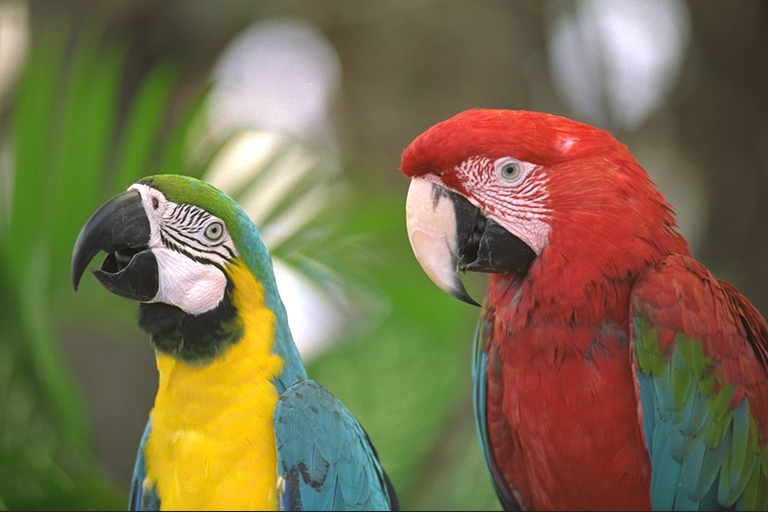
#> input picture L3/parrots_col.png, 768 x 512 px
$ python L3.py   (older library calls are emulated)
#> lines starting #> are read from the running program, lines starting #| are printed output that depends on the picture
# %% imports
import os

import numpy as np
import cv2
import matplotlib.pyplot as plt

IMAGE_COLOR_URL = "parrots_col.png"
IMAGE_MONO_URL = "parrots_mono.png"
IMAGE_COLOR = cv2.imread(IMAGE_COLOR_URL, cv2.IMREAD_UNCHANGED)
#> IMAGE_COLOR is the input picture: shape (512, 768, 3); mean B, G, R 76.4, 109.7, 121.7
IMAGE_MONO = cv2.imread(IMAGE_MONO_URL, cv2.IMREAD_UNCHANGED)
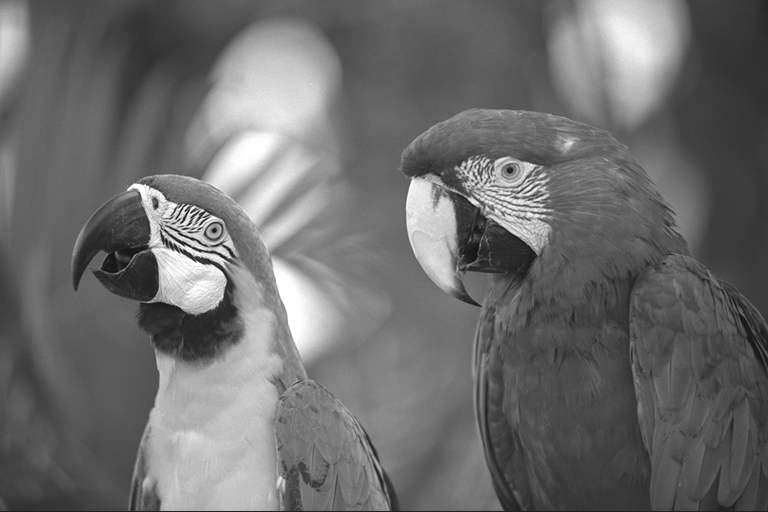
#> input picture L3/parrots_mono.png, 768 x 512 px
#> IMAGE_MONO is the input picture: shape (512, 768); min 14, max 255, mean 109


# %% Functions
def cv_imshow(img, img_title="image"):
    """
    Funkcja do wyświetlania obrazu w wykorzystaniem okna OpenCV.
    Wykonywane jest przeskalowanie obrazu z rzeczywistymi lub 16-bitowymi całkowitoliczbowymi wartościami pikseli,
    żeby jedną funkcją wywietlać obrazy różnych typów.
    """
    # cv2.namedWindow(img_title, cv2.WINDOW_AUTOSIZE) # cv2.WINDOW_NORMAL

    if (img.dtype == np.float32) or (img.dtype == np.float64):
        img_ = img / 255
    elif img.dtype == np.int16:
        img_ = img * 128
    else:
        img_ = img
    cv2.imshow(img_title, img_)
    cv2.waitKey(1)  ### oczekiwanie przez bardzo krótki czas - okno się wyświetli, ale program się nie zablokuje, tylko będzie kontynuowany


def cv_imwrite(path, name, image, params=None):
    if not os.path.isdir(path):
        os.makedirs(path)
    cv2.imwrite(path + "/" + name, image, params)


def calc_entropy(hist):
    pdf = hist / hist.sum()
    entropy = -sum([x * np.log2(x) for x in pdf if x != 0])
    return entropy


def plt_hist(x=None, y=None, title=None, xlim=None):
    if y is not None:
        if x is not None:
            plt.plot(x, y)
        else:
            plt.plot(y)
    else:
        return None

    if title is not None:
        plt.title(title)
    if xlim is not None:
        plt.xlim(xlim)


def dwt(img):
    """
    Bardzo prosta i podstawowa implementacja, nie uwzględniająca efektywnych metod obliczania DWT
    i dopuszczająca pewne niedokładności.
    """
    maskL = np.array([0.02674875741080976, -0.01686411844287795, -0.07822326652898785, 0.2668641184428723,
                      0.6029490182363579, 0.2668641184428723, -0.07822326652898785, -0.01686411844287795,
                      0.02674875741080976])
    maskH = np.array([0.09127176311424948, -0.05754352622849957, -0.5912717631142470, 1.115087052456994,
                      -0.5912717631142470, -0.05754352622849957, 0.09127176311424948])

    bandLL = cv2.sepFilter2D(img, -1, maskL, maskL)[::2, ::2]
    bandLH = cv2.sepFilter2D(img, cv2.CV_16S, maskL, maskH)[::2, ::2]  ### ze względu na filtrację górnoprzepustową -> wartości ujemne, dlatego wynik 16-bitowy ze znakiem
    bandHL = cv2.sepFilter2D(img, cv2.CV_16S, maskH, maskL)[::2, ::2]
    bandHH = cv2.sepFilter2D(img, cv2.CV_16S, maskH, maskH)[::2, ::2]

    return bandLL, bandLH, bandHL, bandHH


def calc_mse_psnr(img1, img2):
    """ Funkcja obliczająca MSE i PSNR dla podanych obrazów, zakładana wartość pikseli z przedziału [0, 255]. """

    imax = 255. ** 2  ### maksymalna wartość sygnału -> 255
    """
    W różnicy obrazów istotne są wartości ujemne, dlatego img1 konwertowany jest do typu np.float64 (liczby rzeczywiste)
    aby nie ograniczać wyniku do przedziału [0, 255].
    """
    mse = ((img1.astype(np.float64) - img2) ** 2).sum() / img1.size  ###img1.size - liczba elementów w img1, ==img1.shape[0]*img1.shape[1] dla obrazów mono, ==img1.shape[0]*img1.shape[1]*img1.shape[2] dla obrazów barwnych
    psnr = 10.0 * np.log10(imax / mse)
    return mse, psnr


# %% Zad 1-2
bitrate = 8 * os.stat(IMAGE_MONO_URL).st_size / (IMAGE_MONO.shape[0] * IMAGE_MONO.shape[1])
#> bitrate = 4.24
print(f"Z1: Przepływność = {bitrate:.4f}\n")
#| Z1: Przepływność = 4.2352

hist_image = cv2.calcHist([IMAGE_MONO], [0], None, [256], [0, 256])
#> hist_image = 256 values, max 7824 at index 90, min 0 at index 0, mean 1536
hist_image = hist_image.flatten()
# Suma wartości histogramu powinna być równa liczbie pikseli w obrazie
print(f"Z2: {hist_image.sum()} = {IMAGE_MONO.shape[0] * IMAGE_MONO.shape[1]}: {hist_image.sum() == IMAGE_MONO.shape[0] * IMAGE_MONO.shape[1]}")
#| Z2: 393216.0 = 393216: True
H_image = calc_entropy(hist_image)
#> in calc_entropy, `pdf = hist / hist.sum()`: pdf = 256 values, max 0.0199 at index 90, min 0 at index 0, mean 0.00391
#> in calc_entropy, `entropy = -sum([x * np.log2(x) for x in pdf if x != 0])`: entropy = 7.24
#> H_image = 7.24
print(f"Z2: H(image) = {H_image:.4f}")
#| Z2: H(image) = 7.2382
print(f"Z2: Przepływność = {bitrate:.4f}\n")
#| Z2: Przepływność = 4.2352

# %% Zad 3
img_tmp1 = IMAGE_MONO[:, 1:]
img_tmp2 = IMAGE_MONO[:, :-1]

image_hdiff = cv2.addWeighted(img_tmp1, 1, img_tmp2, -1, 0, dtype=cv2.CV_16S)
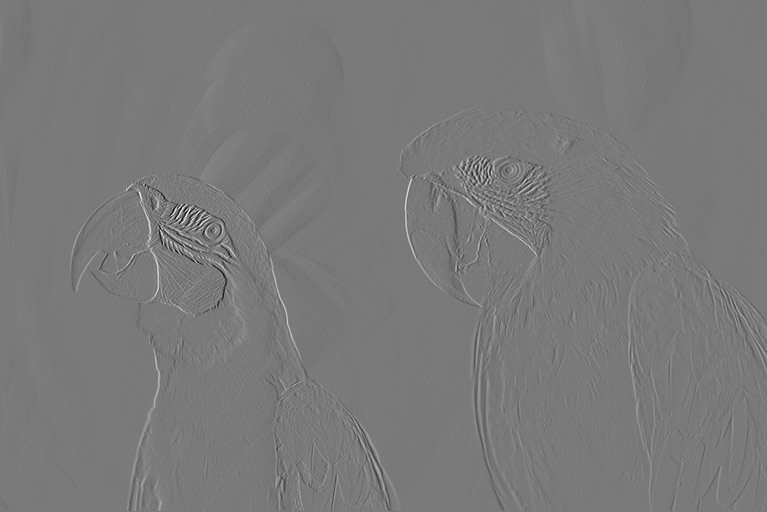
#> image_hdiff: shape (512, 767) int16; min -147, max 159, mean -0.1; drawn with min black and max white
image_hdiff_0 = cv2.addWeighted(IMAGE_MONO[:, 0], 1, 0, 0, -127, dtype=cv2.CV_16S)
#> image_hdiff_0 = 512 values, max 79 at index 49, min -95 at index 511, mean -24.46
image_hdiff = np.hstack((image_hdiff_0, image_hdiff))
#> image_hdiff: shape (512, 768) int16

cv_imshow(image_hdiff, "Obraz roznicowy")

image_tmp = (image_hdiff + 255).astype(np.uint16)
hist_hdiff = cv2.calcHist([image_tmp], [0], None, [511], [0, 511]).flatten()
#> hist_hdiff = 511 values, max 75865 at index 255, min 0 at index 0, mean 769.5
hist_image = cv2.calcHist([IMAGE_MONO], [0], None, [256], [0, 256]).flatten()
cv_imwrite("out/Z3", "diffimage.png", image_hdiff)
cv2.waitKey()

plt_hist(y=hist_image, title="Histogram obrazu bazowego", xlim=[0, 255])
plt.savefig("out/Z3/basehist.png")
#> figure, not shown here; curve peaks at x = 90, y = 7824
plt.show()
plt_hist(x=np.arange(-255, 256, 1), y=hist_hdiff, title="Histogram obrazu roznicowego", xlim=[-255, 255])
plt.savefig("out/Z3/diffhist.png")
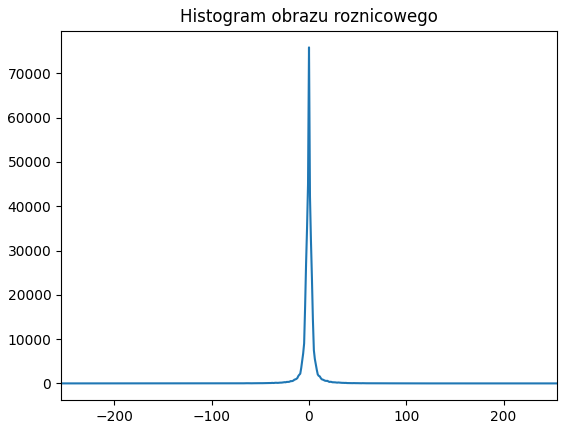
#> figure drawn by matplotlib, 1 panel; curve peaks at x = 0, y = 75865
plt.show()

H_image = calc_entropy(hist_hdiff)
#> H_image = 4.19
H_base_image = calc_entropy(hist_image)
#> H_base_image = 7.24
print(f"Z3: H(diffimage) = {H_image:.4f}")
#| Z3: H(diffimage) = 4.1908
print(f"Z3: H(baseimage) = {H_base_image:.4f}\n")
#| Z3: H(baseimage) = 7.2382

# %% Zad 4
ll, lh, hl, hh = dwt(IMAGE_MONO)

cv_imshow(ll, "LL2")
cv_imshow(cv2.multiply(lh, 2), "LH2")
cv_imshow(cv2.multiply(hl, 2), "HL2")
cv_imshow(cv2.multiply(hh, 2), "HH2")
cv_imwrite("out/Z4", "LL.png", ll)
cv_imwrite("out/Z4", "LH.png", cv2.multiply(lh, 2))
cv_imwrite("out/Z4", "HL.png", cv2.multiply(hl, 2))
cv_imwrite("out/Z4", "HH.png", cv2.multiply(hh, 2))
#> in cv_imwrite (call 5), `cv2.imwrite(path + "/" + name, image, params)`:
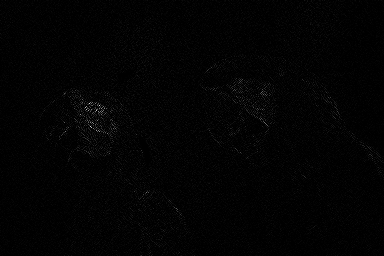
#> saved as HH.png: shape (256, 384); min 0, max 222, mean 2.7

hist_ll = cv2.calcHist([ll], [0], None, [256], [0, 256]).flatten()
#> hist_ll = 256 values, max 1486 at index 90, min 0 at index 0, mean 384
hist_lh = cv2.calcHist([(lh + 255).astype(np.uint16)], [0], None, [511], [0, 511]).flatten()
#> hist_lh = 511 values, max 24054 at index 255, min 0 at index 0, mean 192.4
hist_hl = cv2.calcHist([(hl + 255).astype(np.uint16)], [0], None, [511], [0, 511]).flatten()
#> hist_hl = 511 values, max 22246 at index 255, min 0 at index 0, mean 192.4
hist_hh = cv2.calcHist([(hh + 255).astype(np.uint16)], [0], None, [511], [0, 511]).flatten()
#> hist_hh = 511 values, max 15638 at index 255, min 0 at index 0, mean 192.4
H_ll = calc_entropy(hist_ll)
#> H_ll = 7.29
H_lh = calc_entropy(hist_lh)
#> H_lh = 3.4
H_hl = calc_entropy(hist_hl)
#> H_hl = 3.52
H_hh = calc_entropy(hist_hh)
#> H_hh = 3.82
print(f"Z4: H(LL) = {H_ll:.4f})")
#| Z4: H(LL) = 7.2881)
print(f"Z4: H(LH) = {H_lh:.4f}")
#| Z4: H(LH) = 3.3975
print(f"Z4: H(HL) = {H_hl:.4f}")
#| Z4: H(HL) = 3.5237
print(f"Z4: H(HH) = {H_hh:.4f}")
#| Z4: H(HH) = 3.8170
print(f"Z4: H_śr = {(H_ll + H_lh + H_hl + H_hh) / 4:.4f}")
#| Z4: H_śr = 4.5066

fig = plt.figure()
fig.set_figheight(fig.get_figheight() * 2)
fig.set_figwidth(fig.get_figwidth() * 2)
plt.subplot(2, 2, 1)
plt.plot(hist_ll)
plt.title("Histogram LL")
plt.xlim([0, 255])
plt.subplot(2, 2, 3)
plt.plot(np.arange(-255, 256, 1), hist_lh)
plt.title("Histogram LH")
plt.xlim([-255, 255])
plt.subplot(2, 2, 2)
plt.plot(np.arange(-255, 256, 1), hist_hl)
plt.title("Histogram HL")
plt.xlim([-255, 255])
plt.subplot(2, 2, 4)
plt.plot(np.arange(-255, 256, 1), hist_hh)
plt.title("Histogram HH")
plt.xlim([-255, 255])
plt.savefig("out/Z4/DWT.png")
#> figure, not shown here; panel 1: curve peaks at x = 90, y = 1486; panel 2: curve peaks at x = 0, y = 24054; panel 3: curve peaks at x = 0, y = 22246; panel 4: curve peaks at x = 0, y = 15638
plt.show()
cv2.waitKey()

# %% Zad 5
image_R = IMAGE_COLOR[:, :, 2]
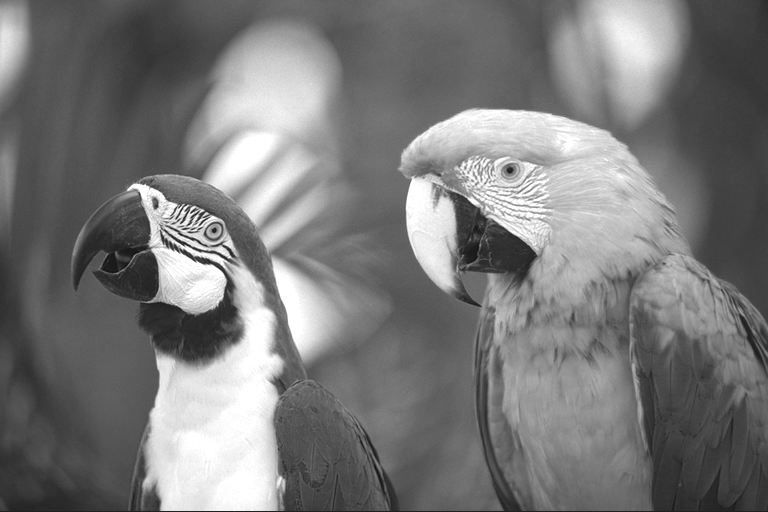
#> image_R: shape (512, 768); min 16, max 255, mean 121.7
image_G = IMAGE_COLOR[:, :, 1]
image_B = IMAGE_COLOR[:, :, 0]
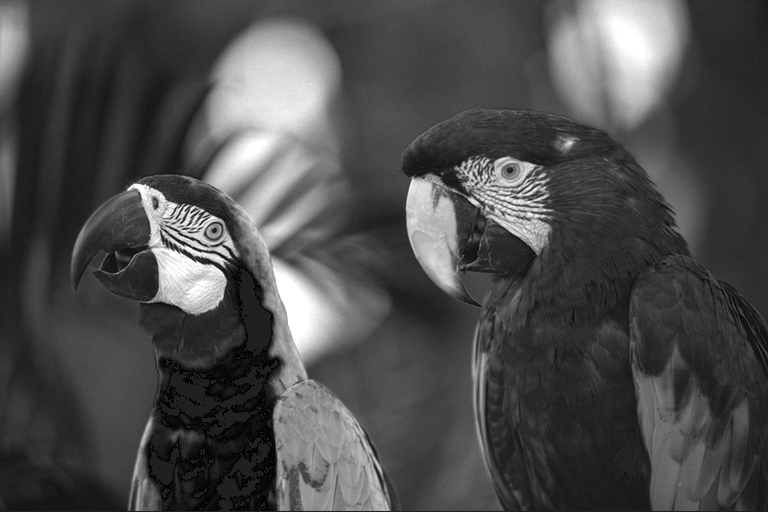
#> image_B: shape (512, 768); min 1, max 255, mean 76.4

hist_R = cv2.calcHist([image_R], [0], None, [256], [0, 256]).flatten()
#> hist_R = 256 values, max 6959 at index 255, min 0 at index 0, mean 1536
hist_G = cv2.calcHist([image_G], [0], None, [256], [0, 256]).flatten()
#> hist_G = 256 values, max 5105 at index 93, min 0 at index 0, mean 1536
hist_B = cv2.calcHist([image_B], [0], None, [256], [0, 256]).flatten()
#> hist_B = 256 values, max 12651 at index 32, min 0 at index 0, mean 1536

H_R = calc_entropy(hist_R)
#> H_R = 7.47
H_G = calc_entropy(hist_G)
#> H_G = 7.48
H_B = calc_entropy(hist_B)
#> H_B = 7.13
print(f"Z5: H(R) = {H_R:.4f}")
#| Z5: H(R) = 7.4692
print(f"Z5: H(G) = {H_G:.4f}")
#| Z5: H(G) = 7.4796
print(f"Z5: H(B) = {H_B:.4f}")
#| Z5: H(B) = 7.1344
print(f"Z5: H_śr = {(H_R + H_G + H_B) / 3:.4f}\n")
#| Z5: H_śr = 7.3610

# %% Zad 6
IMAGE_YUV = cv2.cvtColor(IMAGE_COLOR, cv2.COLOR_BGR2YUV)
#> IMAGE_YUV: shape (512, 768, 3); mean of channels 0, 1, 2 109.5, 111.7, 138.7

hist_Y = cv2.calcHist([IMAGE_YUV[:, :, 0]], [0], None, [256], [0, 256]).flatten()
#> hist_Y = 256 values, max 7336 at index 92, min 0 at index 0, mean 1536
hist_U = cv2.calcHist([IMAGE_YUV[:, :, 1]], [0], None, [256], [0, 256]).flatten()
#> hist_U = 256 values, max 18993 at index 116, min 0 at index 0, mean 1536
hist_V = cv2.calcHist([IMAGE_YUV[:, :, 2]], [0], None, [256], [0, 256]).flatten()
#> hist_V = 256 values, max 32294 at index 132, min 0 at index 0, mean 1536

H_Y = calc_entropy(hist_Y)
#> H_Y = 7.25
H_U = calc_entropy(hist_U)
#> H_U = 5.76
H_V = calc_entropy(hist_V)
#> H_V = 6.12
print(f"Z6: H(Y) = {H_Y:.4f}")
#| Z6: H(Y) = 7.2498
print(f"Z6: H(U) = {H_U:.4f}")
#| Z6: H(U) = 5.7606
print(f"Z6: H(V) = {H_V:.4f}")
#| Z6: H(V) = 6.1165
print(f"Z6: H_śr = {(H_Y + H_U + H_V) / 3:.4f}\n")
#| Z6: H_śr = 6.3756

cv_imshow(IMAGE_YUV[:, :, 0], "Obraz Y")
cv_imshow(IMAGE_YUV[:, :, 1], "Obraz U")
#> in cv_imshow (call 7), `img_ = img`:
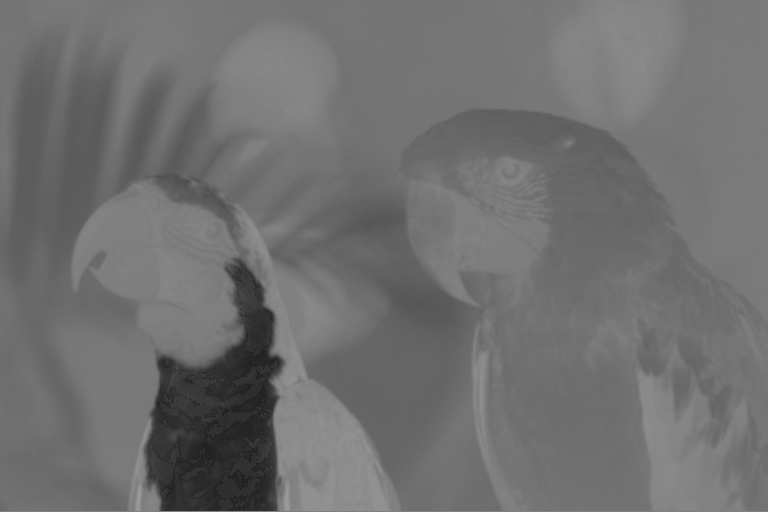
#> img_: shape (512, 768); min 29, max 158, mean 111.7
cv_imshow(IMAGE_YUV[:, :, 2], "Obraz V")

plt.figure()
plt.plot(hist_Y, color="green")
plt.plot(hist_U, color="red")
plt.plot(hist_V, color="blue")
plt.title("Histogram YUV")
plt.xlim([0, 255])
plt.legend(["Y", "U", "V"])
plt.savefig("out/Z6/hist.png")
plt.show()
cv2.waitKey()

# %% Zad 7
xx = []  ### tablica na wartości osi X -> bitrate
ym = []  ### tablica na wartości osi Y dla MSE
yp = []  ### tablica na wartości osi Y dla PSNR
images = {} ### słownik na obrazy
quality_values = np.arange(10, 100, 5)

for quality in quality_values:
    out_file_name = f"image_q{quality:03d}.jpg"
    path = "out/Z7"
    pathname = path + "/" + out_file_name

    cv_imwrite(path, out_file_name, IMAGE_COLOR, (cv2.IMWRITE_JPEG_QUALITY, int(quality)))
    image_compressed = cv2.imread(pathname, cv2.IMREAD_UNCHANGED)
    bitrate = 8 * os.stat(pathname).st_size / (IMAGE_COLOR.shape[0] * IMAGE_COLOR.shape[1])
    mse, psnr = calc_mse_psnr(IMAGE_COLOR, image_compressed)
    images[quality] = image_compressed
    xx.append(bitrate)
    ym.append(mse)
    yp.append(psnr)

fig = plt.figure()
fig.set_figwidth(fig.get_figwidth() * 2)
plt.suptitle("Charakterystyki R-D")
plt.subplot(1, 2, 1)
plt.plot(xx, ym, "-.")
plt.title("MSE(R)")
plt.xlabel("bitrate")
plt.ylabel("MSE", labelpad=0)
for a, b, c in zip(xx, ym, quality_values):
    plt.text(a+0.05, b+0.5, str(c))
plt.subplot(1, 2, 2)
plt.plot(xx, yp, "-o")
plt.title("PSNR(R)")
plt.xlabel("bitrate")
plt.ylabel("PSNR [dB]", labelpad=0)
for a, b, c in zip(xx, yp, quality_values):
    plt.text(a-0.1, b+0.5, str(c))
plt.savefig("out/Z7/hist.png")
plt.show()

bit_png = 8 * os.stat(IMAGE_COLOR_URL).st_size / (IMAGE_COLOR.shape[0] * IMAGE_COLOR.shape[1])
bit_jpg = 8 * os.stat("out/Z7/image_q050.jpg").st_size / (images[50].shape[0] * images[50].shape[1])
print(f"Z7: Przepływność PNG: {bit_png}")
print(f"Z7: Przepływność JPG (jakość 50): {bit_jpg}")
cv2.waitKey()
